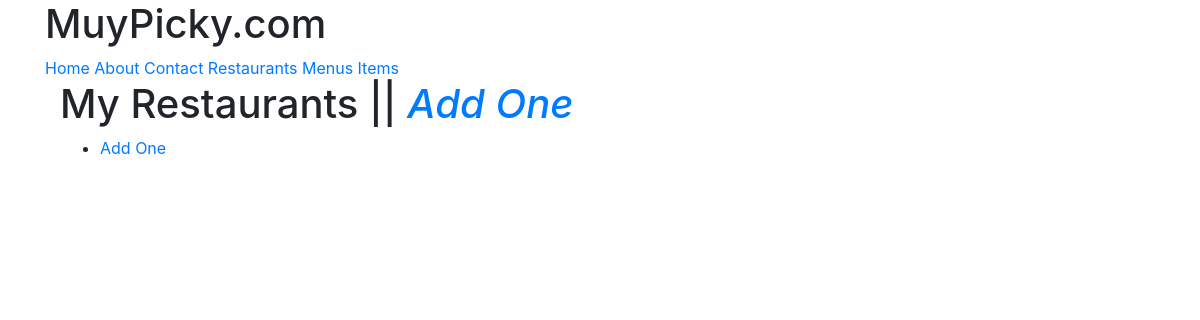
The page /restaurants/ (signed in) on the database as committed earlier.
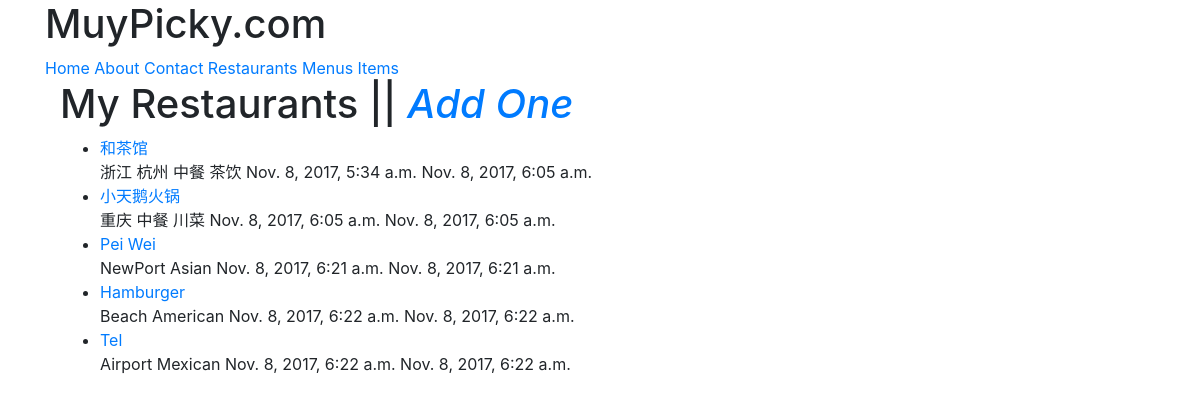
The same page on the database as committed later.
### restaurants/models.py (models this page shows, shortened)
class RestaurantLocation(models.Model):
	owner = models.ForeignKey(User)
	name = models.CharField(max_length=120)
	location = models.CharField(max_length=120,null=True,blank=True)
	category = models.CharField(max_length=120,null=True,blank=True,validators=[validate_category])
	timestamp =models.DateTimeField(auto_now_add=True)
	updated = models.DateTimeField(auto_now=True)
	slug = models.SlugField(null=True,blank=True)

### restaurants/views.py (the view)
class RestaurantListView(LoginRequiredMixin,ListView):
	model=RestaurantLocation
	def get_queryset(self):
		return RestaurantLocation.objects.filter(owner=self.request.user)

### restaurants/templates/restaurants/restaurantlocation_list.html (shortened to what this page needs)
{% extends "base.html" %}
{% block content %}
<div class='container'>
<h1>My Restaurants || <em><a href='{% url "restaurants:create" %}'>Add One</a></em></h1>
<ul>
{% for obj in object_list %}
	<li><a href="{% url 'restaurants:update' slug=obj.slug %}">{{ obj.name }}</a><br>
	{{ obj.location }} {{ obj.category }} {{ obj.timestamp }} {{ obj.updated }}</li>
{% empty %}
	<li><a href='{% url "restaurants:create" %}'>Add One</a></li>
{% endfor %}
</ul>
</div>
{% endblock content %}

Rows that differ between the two databases and show on the page:
added RestaurantLocation: name "和茶馆", location "浙江 杭州", category "中餐 茶饮", timestamp "Nov. 8, 2017, 5:34 a.m.", updated "Nov. 8, 2017, 6:05 a.m."
added RestaurantLocation: name "小天鹅火锅", location "重庆", category "中餐 川菜", timestamp "Nov. 8, 2017, 6:05 a.m.", updated "Nov. 8, 2017, 6:05 a.m."
added RestaurantLocation: name "Pei Wei", location "NewPort", category "Asian", timestamp "Nov. 8, 2017, 6:21 a.m.", updated "Nov. 8, 2017, 6:21 a.m."
added RestaurantLocation: name "Hamburger", location "Beach", category "American", timestamp "Nov. 8, 2017, 6:22 a.m.", updated "Nov. 8, 2017, 6:22 a.m."
added RestaurantLocation: name "Tel", location "Airport", category "Mexican", timestamp "Nov. 8, 2017, 6:22 a.m.", updated "Nov. 8, 2017, 6:22 a.m."
Other text that changed with them:
text no longer shown: "Add One"
